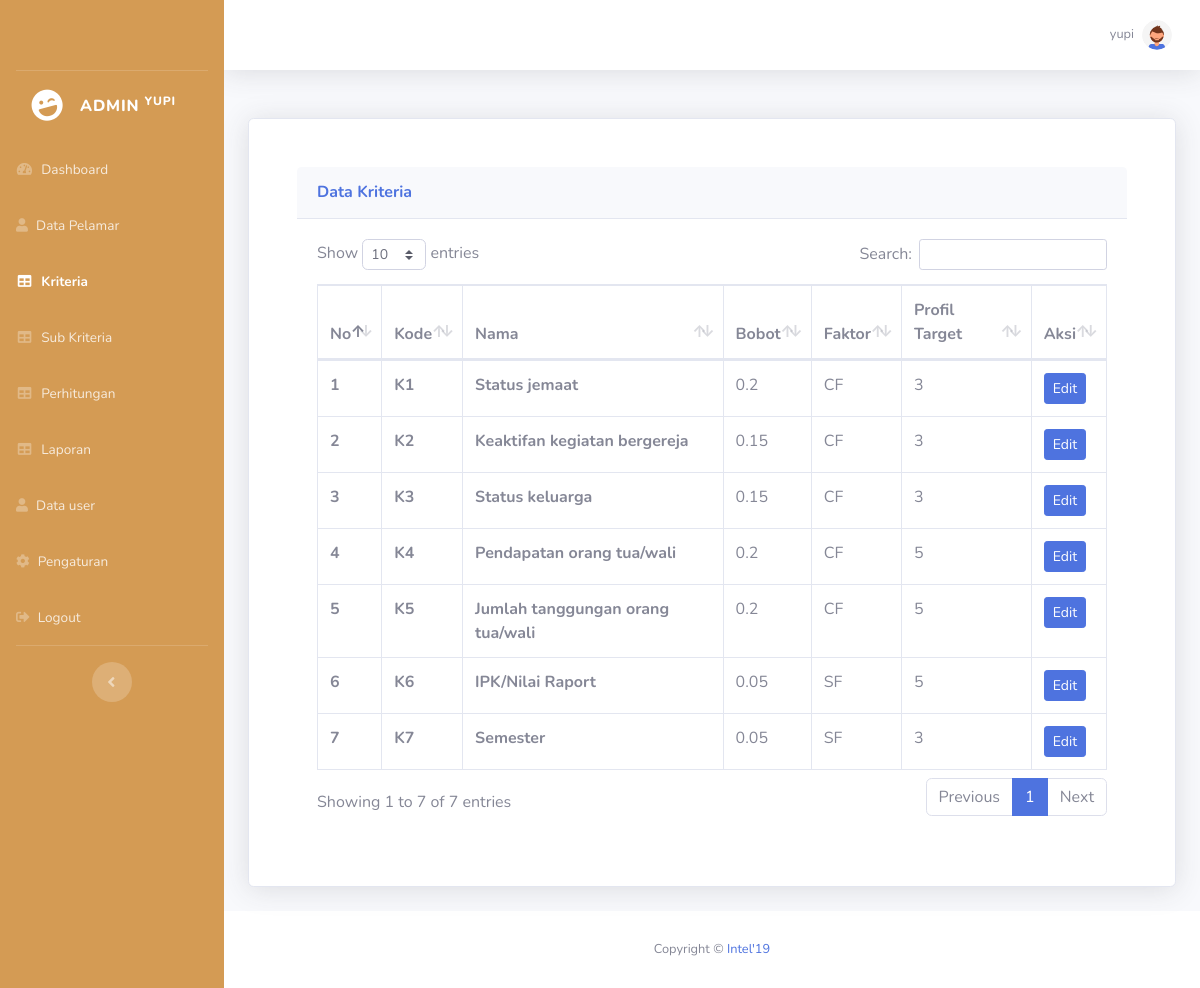
The page /admin/kriteria.php (signed in) on the database its author committed.
### tables this page shows
CREATE TABLE `kriteria` (
  `id_kriteria` varchar(2) NOT NULL,
  `nama_kriteria` varchar(255) NOT NULL,
  `bobot_kriteria` float NOT NULL,
  `faktor` varchar(50) NOT NULL,
  `profile_target` int(11) NOT NULL
);

### config.php (called while the page is built, shortened)
<?php
function connectDatabase()
{
    $conn = new mysqli(DB_HOST, DB_USERNAME, DB_PASSWORD, DB_NAME);
    return $conn;
}
?>

### admin/functions/kriteria.php (called while the page is built, shortened)
<?php
require_once '../config.php';
class Kriteria{
    private $db;
    public function __construct()
    {
        $this->db = connectDatabase();
        $this->addKriteria();
    }
    public function getKriteria(){
        return $this->db->query("SELECT * FROM kriteria");
    }
    public function addKriteria(){
        $data_kriteria = [
            ["K1","Status jemaat",0.2,"CF",3],
            ["K2","Keaktifan kegiatan bergereja",0.15,"CF",3],
            ["K3","Status keluarga",0.15,"CF",3],
            ["K4","Pendapatan orang tua",0.2,"CF",5],
            ["K5","Jumlah tanggungan orang tua",0.2,"CF",5],
            ["K6","Raport pendidikan / Kartu Hasil Studi (KHS)",0.05,"SF",5],
            ["K7","Semester",0.05,"SF",3]
        ];
        foreach ($data_kriteria as $key => $kriteria) {
            $cekKriteria = $this->db->query("SELECT * FROM kriteria WHERE LOWER(nama_kriteria) = '".strtolower($kriteria[1])."' OR id_kriteria != '$kriteria[0]'");
        }
    }
}
$dataKriteria = new Kriteria();
?>

### admin/kriteria.php (the view, shortened to what this page needs)
<?php
require_once './header.php';
require_once './functions/kriteria.php';
$data_kriteria = $dataKriteria->getKriteria();
?>
<div class="row">
    <div class="col-lg-12">
        <div class="card shadow mb-4">
            <div class="justify-content-center p-5">
                <div class="card-header py-3">
                    <h6 class="m-0 font-weight-bold text-primary">Data Kriteria</h6>
                </div>
                <div class="card-body">
                    <div class="table-responsive">
                        <table class="table table-bordered" id="dataTable" width="100%" cellspacing="0">
                            <thead>
                                <tr>
                                    <th>No</th>
                                    <th>Kode</th>
                                    <th>Nama</th>
                                    <th>Bobot</th>
                                    <th>Faktor</th>
                                    <th>Profil Target</th>
                                    <th>Aksi</th>
                                </tr>
                            </thead>
                            <tbody>
                                <?php foreach ($data_kriteria as $key => $kriteria):?>
                                <tr>
                                    <th scope="row"><?=$key+1;?></th>
                                    <th><?=$kriteria['id_kriteria'];?></th>
                                    <th><?=$kriteria['nama_kriteria'];?></th>
                                    <td><?=$kriteria['bobot_kriteria'];?></td>
                                    <td><?=$kriteria['faktor'];?></td>
                                    <td><?=$kriteria['profile_target'];?></td>
                                    <td>
                                        <button type="button" data-target="#edit<?=$kriteria['id_kriteria'];?>"
                                            data-toggle="modal" class="btn btn-sm btn-primary">Edit</button>
                                    </td>
                                </tr>
                                <?php endforeach;?>
                            </tbody>
                        </table>
                    </div>
                </div>
            </div>
        </div>
    </div>
</div>
<?php require './footer.php';?>

### rows shown on the page
kriteria: id_kriteria "K1", nama_kriteria "Status jemaat", bobot_kriteria "0.2", faktor "CF", profile_target "3"
kriteria: id_kriteria "K2", nama_kriteria "Keaktifan kegiatan bergereja", bobot_kriteria "0.15", faktor "CF", profile_target "3"
kriteria: id_kriteria "K3", nama_kriteria "Status keluarga", bobot_kriteria "0.15", faktor "CF", profile_target "3"
kriteria: id_kriteria "K4", nama_kriteria "Pendapatan orang tua/wali", bobot_kriteria "0.2", faktor "CF", profile_target "5"
kriteria: id_kriteria "K5", nama_kriteria "Jumlah tanggungan orang tua/wali", bobot_kriteria "0.2", faktor "CF", profile_target "5"
kriteria: id_kriteria "K6", nama_kriteria "IPK/Nilai Raport", bobot_kriteria "0.05", faktor "SF", profile_target "5"
kriteria: id_kriteria "K7", nama_kriteria "Semester", bobot_kriteria "0.05", faktor "SF", profile_target "3"

### other values the page prints
$_SESSION['username'] "YUPI"
$_SESSION['username'] "yupi"
